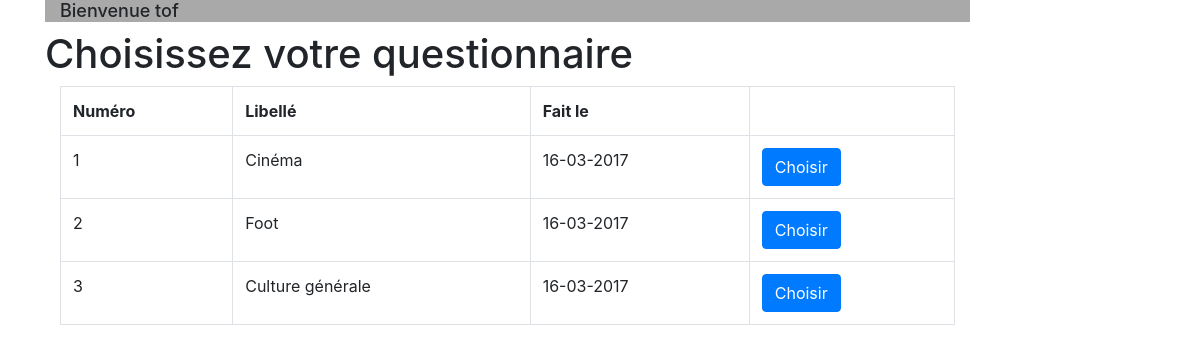
The page /Questionnaire.php (signed in) on the database its author committed.
### tables this page shows
CREATE TABLE IF NOT EXISTS `questionnaire` (
  `idQuestionnaire` int(11) NOT NULL,
  `libelleQuestionnaire` varchar(100) NOT NULL
);

### GetListQuestionnaire.php (the view, shortened to what this page needs)
<?php
include('Connect.php');
$reponse = $db->query("SELECT questionnaire.idQuestionnaire, libelleQuestionnaire, dateFait FROM Questionnaire, qcmfait
group by questionnaire.idQuestionnaire");
while($donnees = $reponse->fetch())
{
 echo
 "
<form method='POST' id='ListQuestionnaire' action='GetQuestion.php'>
<tr>
<td>".$donnees['idQuestionnaire']."</td>
<td>".$donnees['libelleQuestionnaire']."</td>
<td>".$donnees['dateFait']."</td>
<td>
<button class='btn btn-primary' name='choisir' value='".$donnees['idQuestionnaire']."' type='submit'>Choisir</button>
</td>
</tr>
</form>
";
}
?>

### rows shown on the page
questionnaire: idQuestionnaire "1", libelleQuestionnaire "Cinéma", dateFait "16-03-2017"
questionnaire: idQuestionnaire "2", libelleQuestionnaire "Foot", dateFait "16-03-2017"
questionnaire: idQuestionnaire "3", libelleQuestionnaire "Culture générale", dateFait "16-03-2017"

### other values the page prints
$_SESSION['login'] "tof"
